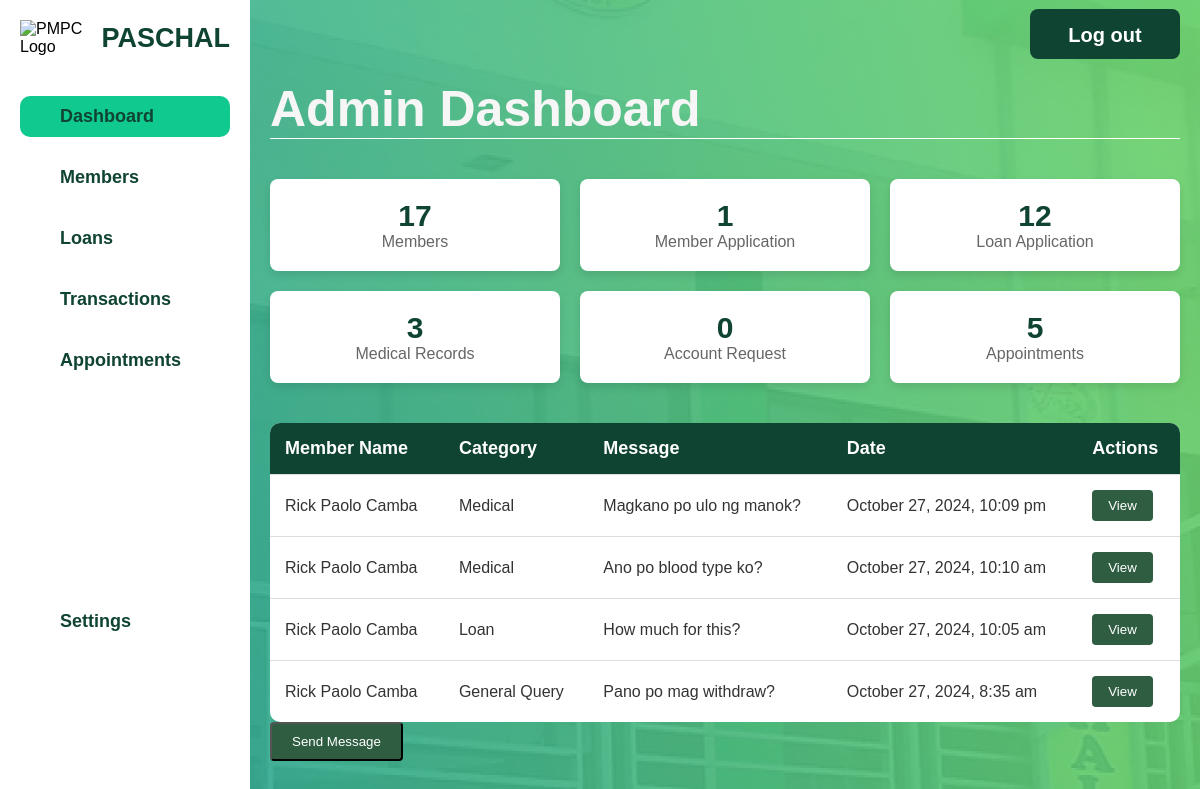
/admin/admin.php, run on the app's committed database.
### tables this page shows
CREATE TABLE `admin_messages` (
  `MessageID` int(11) NOT NULL,
  `MemberID` int(11) DEFAULT NULL,
  `Category` varchar(255) DEFAULT NULL,
  `MessageContent` text DEFAULT NULL,
  `DateSent` datetime DEFAULT NULL,
  `isReplied` tinyint(1) DEFAULT 0
);

### html/admin/admin.php (the view, shortened to what this page needs)
<?php
$servername = "localhost";
$dbUsername = "root";
$dbPassword = "";
$dbname = "pmpc";
$conn = new mysqli($servername, $dbUsername, $dbPassword, $dbname);
$totalMembersQuery = "SELECT COUNT(*) as total FROM member";
$totalMembersResult = $conn->query($totalMembersQuery);
$totalMembers = $totalMembersResult->fetch_assoc()['total'];
$activeMemberApplicationsQuery = "SELECT COUNT(*) as total FROM membership_application WHERE Status = 'In Progress'";
$activeMemberApplicationsResult = $conn->query($activeMemberApplicationsQuery);
$activeMemberApplications = $activeMemberApplicationsResult->fetch_assoc()['total'];
$loanApplicationsQuery = "SELECT COUNT(*) as total FROM loanapplication";
$loanApplicationsResult = $conn->query($loanApplicationsQuery);
$loanApplications = $loanApplicationsResult->fetch_assoc()['total'];
$medicalRecordsQuery = "SELECT COUNT(*) as total FROM medical";
$medicalRecordsResult = $conn->query($medicalRecordsQuery);
$medicalRecords = $medicalRecordsResult->fetch_assoc()['total'];
$accountRequestsQuery = "SELECT COUNT(*) as total FROM Account_request";
$accountRequestsResult = $conn->query($accountRequestsQuery);
$accountRequests = $accountRequestsResult->fetch_assoc()['total'];
$appointmentsQuery = "SELECT COUNT(*) as total FROM appointments";
$appointmentsResult = $conn->query($appointmentsQuery);
$appointments = $appointmentsResult->fetch_assoc()['total'];
$messagesQuery = "SELECT CONCAT(m.FirstName, ' ', m.LastName) AS MemberName,
                         a.Category, a.MessageContent, a.DateSent, a.MessageID
                  FROM admin_messages a
                  JOIN member m ON a.MemberID = m.MemberID
                  ORDER BY a.DateSent DESC";
$messagesResult = $conn->query($messagesQuery);
?>
<!DOCTYPE html>
<html lang="en">
<head>
    <link rel="stylesheet" href="../../css/admin-dashboard.css">
    <link rel="stylesheet" href="../../css/member-general.css">
    <link rel="stylesheet" href="../../css/admin.css">
</head>
<body>
    <div class="container">
        <div class="sidebar">
            <div class="logo-container">
                <div class="logo">
                    <img src="../../assets/pmpc-logo.png" alt="PMPC Logo">
                </div>
                <h2 class="pmpc-text">PASCHAL</h2>
            </div>
            <ul class="sidebar-menu">
                <li><a href="admin.php" class="active">Dashboard</a></li>
                <li><a href="admin-members.php">Members</a></li>
                <li><a href="admin-loans.php">Loans</a></li>
                <li><a href="admin-transactions.php">Transactions</a></li>
                <li><a href="admin-appointments.php">Appointments</a></li>
            </ul>
            <ul class="sidebar-settings">
                <li><a href="admin-settings.html">Settings</a></li>
            </ul>
        </div>
        <div class="main-content">
            <header>
                <h1>Admin Dashboard</h1>
                <button class="logout-button" onclick="redirectToIndex()">Log out</button>
            </header>
            <section class="dashboard-metrics">
                <div class="metric-box">
                    <h3><?php echo $totalMembers; ?></h3>
                    <p>Members</p>
                </div>
                <div class="metric-box">
                    <h3><?php echo $activeMemberApplications; ?></h3>
                    <p>Member Application</p>
                </div>
                <div class="metric-box">
                    <h3><?php echo $loanApplications; ?></h3>
                    <p>Loan Application</p>
                </div>
                <div class="metric-box">
                    <h3><?php echo $medicalRecords; ?></h3>
                    <p>Medical Records</p>
                </div>
                <div class="metric-box">
                    <h3><?php echo $accountRequests; ?></h3>
                    <p>Account Request</p>
                </div>
                <div class="metric-box">
                    <h3><?php echo $appointments; ?></h3>
                    <p>Appointments</p>
                </div>
            </section>
            <section class="inbox-section">
                <table class="inbox-table">
                    <thead>
                        <tr>
                            <th>Member Name</th>
                            <th>Category</th>
                            <th>Message</th>
                            <th>Date</th>
                            <th>Actions</th>
                        </tr>
                    </thead>
                    <tbody id="inboxMessages">
                        <?php
                        if ($messagesResult->num_rows > 0) {
                            while ($message = $messagesResult->fetch_assoc()) {
                                echo "<tr>
                                    <td>{$message['MemberName']}</td>
                                    <td>{$message['Category']}</td>
                                    <td>{$message['MessageContent']}</td>
                                    <td>" . date('F j, Y, g:i a', strtotime($message['DateSent'])) . "</td>
                                    <td><button class='view-btn' onclick='showViewMessageModal({$message['MessageID']})'>View</button></td>
                                </tr>";
                            }
                        } else {
                            echo "<tr><td colspan='5'>No messages found.</td></tr>";
                        }
                        ?>
                    </tbody>
                </table>
            </section>
            <button class="send-message-button" onclick="openSendMessageModal()">Send Message</button>
        </div>
    </div>
</body>

### css/admin-dashboard.css (style rules this page uses)
.inbox-section { margin-top: 40px; }
.inbox-table { width: 100%; border-collapse: collapse; background-color: white; border-radius: 10px; overflow: hidden; }
.inbox-table thead { background-color: #0F4332; color: white; font-size: 18px; font-weight: bold; }
.inbox-table th, .inbox-table td { padding: 15px; text-align: left; border-bottom: 1px solid #ddd; }
.inbox-table td { font-size: 16px; color: #333; }
.inbox-table tr:last-child td { border-bottom: none; }
.view-btn, .reply-btn { background-color: #2f5d41; color: white; padding: 8px 16px; border-radius: 4px; cursor: pointer; border: none; }
.send-message-button { background-color: #2f5d41; color: white; padding: 10px 20px; border-radius: 4px; cursor: pointer; margin-bottom: 20px; }

### css/member-general.css (style rules this page uses)
* { margin: 0; padding: 0; box-sizing: border-box; font-family: 'Poppins', Arial, Helvetica, sans-serif; }
html, body { height: 100%; font-family: 'Poppins', Arial, Helvetica, sans-serif; }
body { background-image: url('../assets/bg.jpg'); background-size: auto; background-position: center; background-repeat: repeat; }
.container { display: flex; width: 100%; height: 100vh; }
.sidebar { width: 250px; background-color: #fff; display: flex; flex-direction: column; padding: 20px; position: fixed; height: 100vh; }
.logo-container { display: flex; align-items: center; margin-bottom: 20px; }
.logo img { width: 70px; height: auto; margin-right: 10px; }
.pmpc-text { font-size: 27px; color: #0F4332; font-weight: 800; }
.sidebar-menu { list-style: none; padding: 0; }
.sidebar-menu li { margin: 20px 0; }
.sidebar-settings { list-style: none; padding-left: 0; margin-bottom: 20px; }
.sidebar-menu a { color: #0F4332; text-decoration: none; font-size: 18px; font-weight: bold; display: block; padding: 10px 40px; transition: background-color 0.3s ease; }
.sidebar-menu a.active, .sidebar-menu a:hover { background-color: #10C98F; border-radius: 10px; }
.sidebar-settings li { margin: 0; }
.sidebar-settings a { color: #0F4332; text-decoration: none; font-size: 18px; font-weight: bold; padding: 10px 40px; display: block; transition: background-color 0.3s ease; margin-top:200px; }
.main-content { margin-left: 250px; padding: 20px; width: calc(100% - 250px); }
header { display: flex; justify-content: space-between; align-items: center; padding-top: 60px; border-bottom: 1.5px solid #ffffff; margin-bottom: 20px; }
header h1 { font-size: 50px; font-weight: 800; color: #f6f6f6; }
.logout-button { background-color: #0F4332; color: rgb(255, 255, 255); border-radius: 8px; margin-top: -150px; font-size: 20px; font-weight: bold; width: 150px; height: 50px; padding: 15px 25px; border: none; cursor: pointer; transition: background-color 0.3s ease; }

### css/admin.css (style rules this page uses)
.dashboard-metrics { display: grid; grid-template-columns: repeat(3, 1fr); gap: 20px; margin-top: 40px; }
.metric-box { background-color: white; padding: 20px; border-radius: 8px; text-align: center; box-shadow: 0px 4px 8px rgba(0, 0, 0, 0.1); }
.metric-box h3 { font-size: 30px; color: #0F4332; }
.metric-box p { font-size: 16px; color: #666; }

### data on the page
admin_messages: MemberName "Rick Paolo Camba", Category "Medical", MessageContent "Magkano po ulo ng manok?", DateSent "October 27, 2024, 10:09 pm"
admin_messages: MemberName "Rick Paolo Camba", Category "Medical", MessageContent "Ano po blood type ko?", DateSent "October 27, 2024, 10:10 am"
admin_messages: MemberName "Rick Paolo Camba", Category "Loan", MessageContent "How much for this?", DateSent "October 27, 2024, 10:05 am"
admin_messages: MemberName "Rick Paolo Camba", Category "General Query", MessageContent "Pano po mag withdraw?", DateSent "October 27, 2024, 8:35 am"

### other printed values
$totalMembers "17"
$activeMemberApplications "1"
$loanApplications "12"
$medicalRecords "3"
$accountRequests "0"
$appointments "5"
